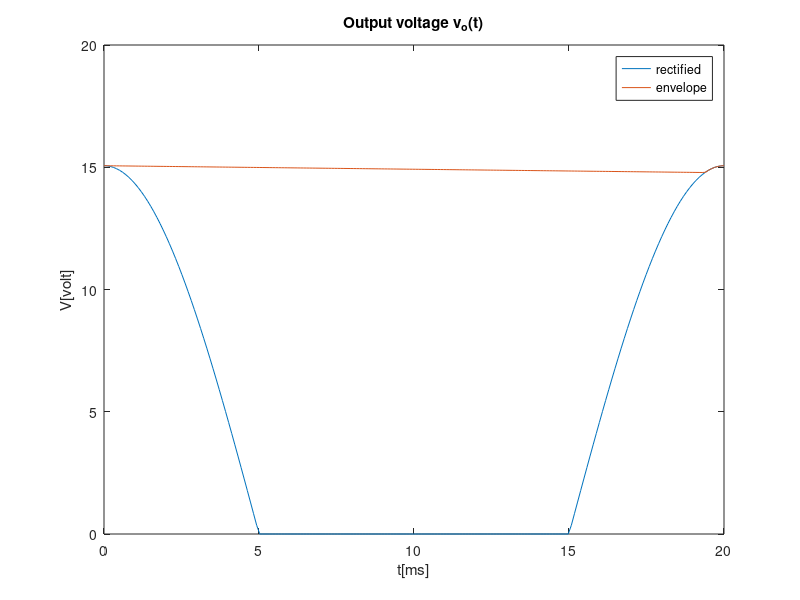
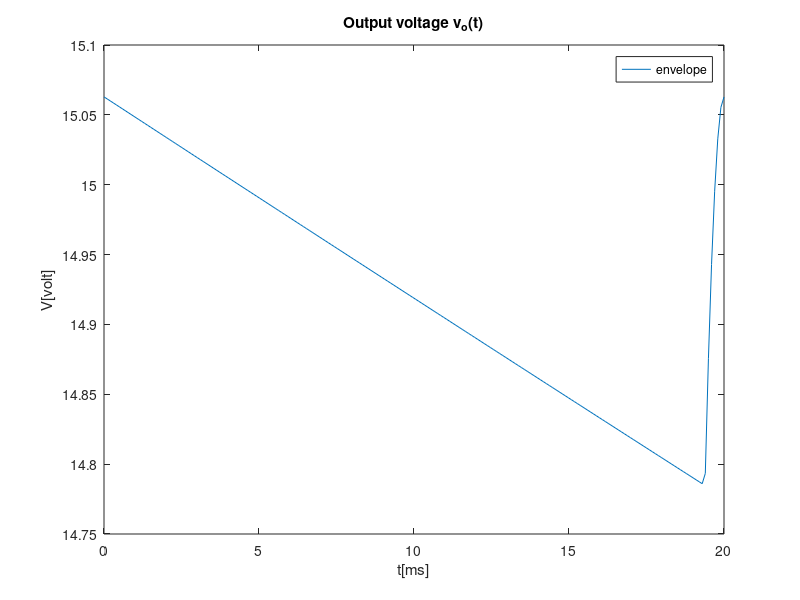
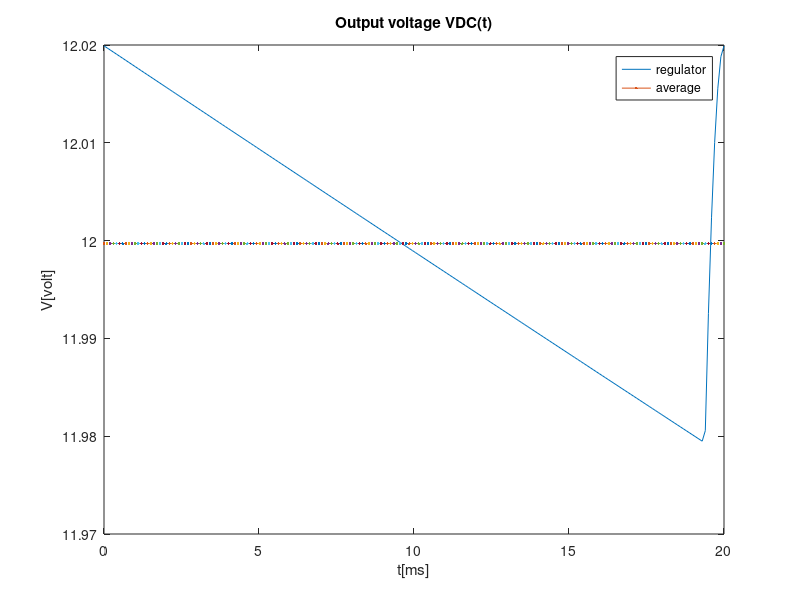
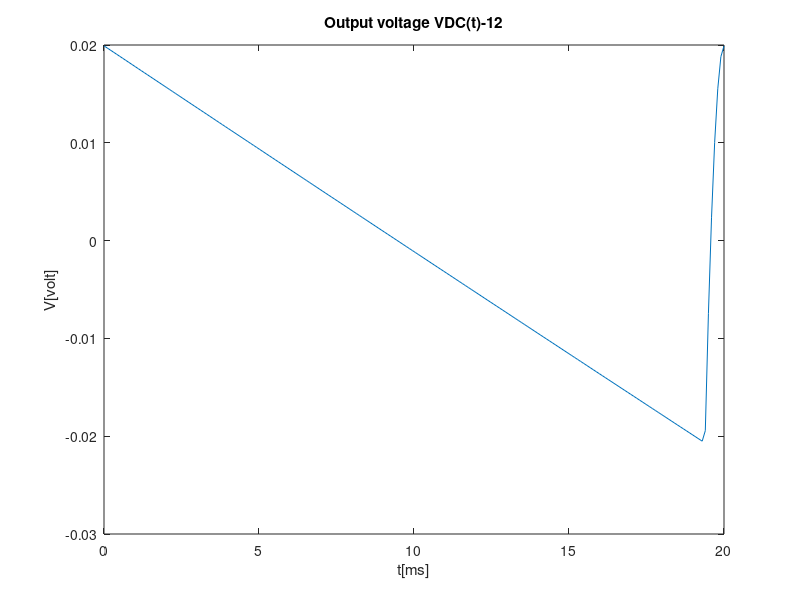

Here is the MATLAB script that generated these plots, in order:
close all 
clear all
f=50;
w=2*pi*f;
R=52e3
C=20e-6

n=14
A = 230/n;

#Ngspice
Von = 11.99970/19

A = 15.06284
#A = A - 2*Von


%Rectified
t=linspace(0, 200e-3, 1000);

vS=A*cos(w*t);
vret = zeros(1, length(t));

for i=1:length(t)
  if (vS(i) > 0)
    vret(i) = vS(i);
  else
    vret(i) = 0;
  endif
endfor
#figure 
#plot(t*1000, vret)

%envelope detetor
t=linspace(0, 20e-3, 200);
vS=A*cos(w*t);
vret = zeros(1, length(t));

for i=1:length(t)
  if (vS(i) > 0)
    vret(i) = vS(i);
  else
    vret(i) = 0;
  endif
endfor

tOFF = (1/w) * atan(1/(w*R*C))
vOnexp = A*cos(w*tOFF)*exp(-((t-tOFF)/(R*C)));

figure
plot(t*1000, vret)

hold
for i=1:length(t)
  if t(i) < tOFF(1)
    vO(i) = vret(i);
  elseif vOnexp(i) > vret(i)
    vO(i) = vOnexp(i);
  else 
    vO(i) = vret(i);
  endif
endfor


plot(t*1000, vO)
title("Output voltage v_o(t)")
xlabel ("t[ms]")
ylabel ("V[volt]")
legend("rectified","envelope")
print ("retified.eps", "-depsc");

figure 
plot(t*1000, vO)
title("Output voltage v_o(t)")
xlabel ("t[ms]")
ylabel ("V[volt]")
legend("envelope")
print ("envelope.eps", "-depsc");

Vs = (max(vO)+min(vO))/2;

%voltage regulator circuit
R3 = 7.26e3
vsr = vO - Vs;

##Ngspice
##Id = 4.052251e-4
##rd = Von/(Id*exp(Vs/Von))
##rd_n = 19*rd
rd_n = 1241
vOr = (rd_n/(rd_n + R3)).*vsr;

Vdc = 19*Von + vOr;
Vdc_m = (max(Vdc)+min(Vdc))/2;
Vdc_O = Vdc_m - 12

figure
plot(t*1000, Vdc)
hold
plot(t*1000, Vdc_m)
title("Output voltage VDC(t)")
xlabel ("t[ms]")
ylabel ("V[volt]")
legend("regulator","average")
print ("outputdc.eps", "-depsc");

figure 
plot(t*1000, Vdc-12)
title("Output voltage VDC(t)-12")
xlabel ("t[ms]")
ylabel ("V[volt]")
print ("v012.eps", "-depsc");

%voltage ripple

vripple = max(Vdc)-min(Vdc)
figure
plot(t*1000, vripple, 'g')
title("Voltage Ripple")
xlabel ("t[ms]")
ylabel ("V[volt]")
legend("ripple")
print ("ripple.eps", "-depsc");

%Merit
R = 65e3
C = 20e-6
R3 = 7.26e3
cost_R = (R + R3)/1000
cost_C = C/(1e-6)
cost_d = 0.1*23
cost = cost_R + cost_C + cost_d
M = 1/(cost*(vripple + Vdc_O + 1e-6))

%Table
fid = fopen ("conclusion.tex", "w");
fprintf(fid, "Resistor Cost & %e \\\\ \\hline \n", cost_R);
fprintf(fid, "Capacitor Cost & %e \\\\ \\hline \n", cost_C);
fprintf(fid, "Diode Cost & %e \\\\ \\hline \n", cost_d);
fprintf(fid, "Total Cost & %e \\\\ \\hline \n", cost);
fprintf(fid, "Merit & %e \\\\ \n", M);
fclose (fid);
